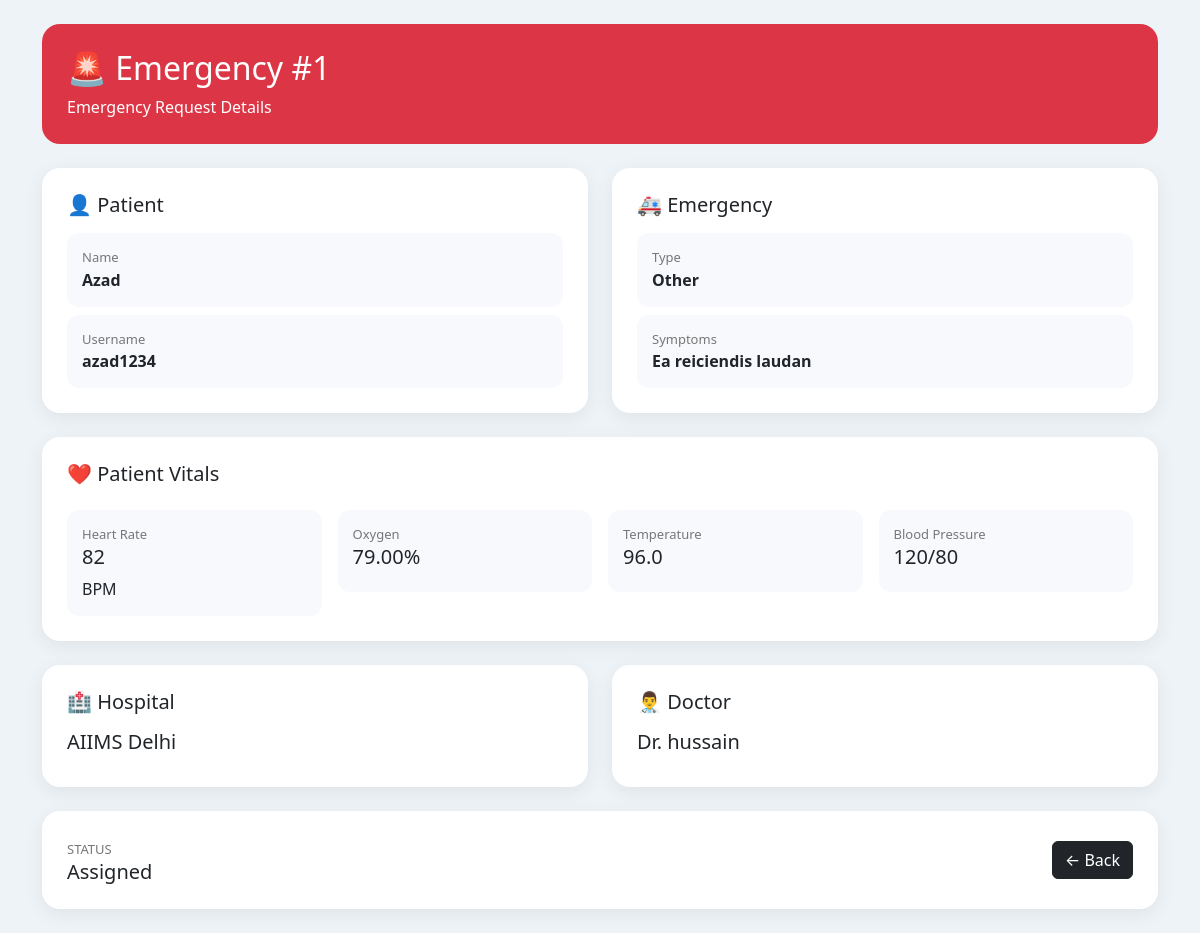
/emergency/1/ (signed in), run on the app's committed database.
### emergency/models.py (models this page shows, shortened)
class EmergencyRequest(models.Model):
    patient = models.ForeignKey(PatientProfile,related_name='emergency_request',on_delete=models.CASCADE)
    emergency_type = models.CharField(max_length=30,choices=EMERGENCY_TYPE)
    symptoms = models.TextField()
    heart_rate = models.PositiveIntegerField(null=True,blank=True)
    oxygen_level = models.DecimalField(max_digits=5,decimal_places=2,null=True,blank=True)
    temperature = models.DecimalField(max_digits=4,decimal_places=1,null=True,blank=True)
    blood_pressure = models.CharField(max_length=20,blank=True)
    location = models.CharField(max_length=100,blank=True)
    hospital = models.ForeignKey(Hospital,related_name='emergency_requests',on_delete=models.SET_NULL,null=True,blank=True)
    status = models.CharField(max_length=10,choices=STATUS_CHOICES,default='PENDING')
    discharge_date = models.DateTimeField(null=True,blank=True)
    discharge_notes = models.TextField(blank=True)
    is_discharged = models.BooleanField(default=False)
    doctor = models.ForeignKey(DoctorProfile,related_name='emergency_requests',on_delete=models.SET_NULL,null=True,blank=True)
    created_at = models.DateTimeField(auto_now_add=True)
    update_at = models.DateTimeField(auto_now=True)

### patients/models.py (models this page shows, shortened)
class PatientProfile(models.Model):
    user = models.OneToOneField(User,related_name='patient_profile',on_delete=models.CASCADE)
    patient_name = models.CharField(max_length=100)
    date_of_birth = models.DateField(null=True,blank=True)
    gender = models.CharField(max_length=15,choices=GENDER_CHOICES,blank=True)
    phone_num = models.PositiveBigIntegerField(max_length=17,unique=True)
    image = models.ImageField(upload_to='patients/',blank=True,null=True)
    blood_group = models.CharField(max_length=15,choices=BLOOD_GROUP,blank=True)
    address = models.TextField(blank=True)
    medical_conditions = models.CharField(max_length=100, blank=True)
    emergency_contact = models.PositiveBigIntegerField(max_length=17,unique=True)
    created_at = models.DateTimeField(auto_now_add=True)

### hospital/models.py (models this page shows, shortened)
class Hospital(models.Model):
    Name = models.CharField(max_length=100)
    Address = models.TextField()
    City = models.CharField(max_length=100)
    Phone_no = models.CharField(max_length=15,unique=True)
    Email = models.EmailField()
    Emerg_Available = models.BooleanField(default=True)
    Total_Beds = models.PositiveIntegerField(default=0)
    Available_beds = models.PositiveIntegerField(default=0)
    image = models.ImageField(upload_to='hospitals/',blank=True,null=True)
    created_at = models.DateTimeField(auto_now_add=True)

### doctors/models.py (models this page shows)
class DoctorProfile(models.Model):
    user = models.OneToOneField(User,related_name='doctor_profile',on_delete=models.CASCADE)
    hospital = models.ForeignKey(Hospital,related_name='doctors',on_delete=models.CASCADE)
    department = models.ForeignKey(Department,related_name='doctors',on_delete=models.SET_NULL,null=True,blank=True)
    image = models.ImageField(upload_to='doctors/',blank=True,null=True)
    specialization = models.CharField(max_length=100)
    qualification = models.CharField(max_length=100)
    experience_year = models.PositiveIntegerField(default=0)
    phone = models.CharField(max_length=15)
    is_available = models.BooleanField(default=True)
    def __str__(self):
        return self.user.username

### emergency/views.py (the view)
# urls.py: path('<int:id>/', views.emergency_detail, name='emergency_detail'),
@login_required
def emergency_detail(request,id):
    emergency = get_object_or_404(EmergencyRequest,id=id)
    return render(request,'emergency/emergency_detail.html',{'emergency':emergency})

### templates/emergency/emergency_detail.html (shortened to what this page needs)
<!DOCTYPE html>
<html>
<head>
    <link href="https://cdn.jsdelivr.net/npm/bootstrap@5.3.8/dist/css/bootstrap.min.css" rel="stylesheet">
</head>
<body>
    <div class="container py-4">
        <div class="top mb-4">
            <h2>🚨 Emergency #{{ emergency.id }}</h2>
            <p class="mb-0">Emergency Request Details</p>
        </div>
        <div class="row g-4">
            <div class="col-md-6">
                <div class="box">
                    <h5>👤 Patient</h5>
                    <div class="item mt-3">
                        <div class="label">Name</div>
                        <b>{{ emergency.patient.patient_name }}</b>
                    </div>
                    <div class="item mt-2">
                        <div class="label">Username</div>
                        <b>{{ emergency.patient.user.username }}</b>
                    </div>
                </div>
            </div>
            <div class="col-md-6">
                <div class="box">
                    <h5>🚑 Emergency</h5>
                    <div class="item mt-3">
                        <div class="label">Type</div>
                        <b>{{ emergency.get_emergency_type_display }}</b>
                    </div>
                    <div class="item mt-2">
                        <div class="label">Symptoms</div>
                        <b>{{ emergency.symptoms }}</b>
                    </div>
                </div>
            </div>
            <div class="col-12">
                <div class="box">
                    <h5>❤️ Patient Vitals</h5>
                    <div class="row g-3 mt-1">
                        <div class="col-md-3">
                            <div class="item">
                                <div class="label">Heart Rate</div>
                                <h5>{{ emergency.heart_rate }}</h5>
                                BPM
                            </div>
                        </div>
                        <div class="col-md-3">
                            <div class="item">
                                <div class="label">Oxygen</div>
                                <h5>{{ emergency.oxygen_level }}%</h5>
                            </div>
                        </div>
                        <div class="col-md-3">
                            <div class="item">
                                <div class="label">Temperature</div>
                                <h5>{{ emergency.temperature }}</h5>
                            </div>
                        </div>
                        <div class="col-md-3">
                            <div class="item">
                                <div class="label">Blood Pressure</div>
                                <h5>{{ emergency.blood_pressure }}</h5>
                            </div>
                        </div>
                    </div>
                </div>
            </div>
            <div class="col-md-6">
                <div class="box">
                    <h5>🏥 Hospital</h5>
                    {% if emergency.hospital %}
                    <h5 class="mt-3">{{ emergency.hospital.Name }}</h5>
                    {% else %}
                    <p class="text-muted mt-3">
                        Hospital not assigned
                    </p>
                    {% endif %}
                </div>
            </div>
            <div class="col-md-6">
                <div class="box">
                    <h5>👨‍⚕️ Doctor</h5>
                    {% if emergency.doctor %}
                    <h5 class="mt-3">Dr. {{ emergency.doctor }}</h5>
                    {% else %}
                    <p class="text-muted mt-3">
                        Doctor not assigned
                    </p>
                    {% endif %}
                </div>
            </div>
            <div class="col-12">
                <div class="box d-flex justify-content-between align-items-center">
                    <div>
                        <span class="label">STATUS</span>
                        <h5 class="mb-0">
                            {{ emergency.get_status_display }}
                        </h5>
                    </div>
                    <div class="d-flex gap-2">
                        <a href="{% url 'emergency_list' %}" class="btn btn-dark">
                            ← Back
                        </a>
                    </div>
                </div>
            </div>
        </div>
    </div>
</body>
</html>

### templates/emergency/emergency_detail.html (style rules this page uses)
body { background: #eef3f8; }
.box { background: white; border-radius: 18px; padding: 25px; box-shadow: 0 5px 20px #0001; }
.top { background: #dc3545; color: white; border-radius: 18px; padding: 25px; }
.item { background: #f7f9fc; border-radius: 12px; padding: 15px; }
.label { color: #777; font-size: 13px; }

### data on the page
EmergencyRequest: id "1", patient.patient_name "Azad", patient.user.username "azad1234", emergency_type "Other", symptoms "Ea reiciendis laudan", heart_rate "82", oxygen_level "79.00", temperature "96.0", blood_pressure "120/80", hospital.Name "AIIMS Delhi", doctor "hussain", status "Assigned"
